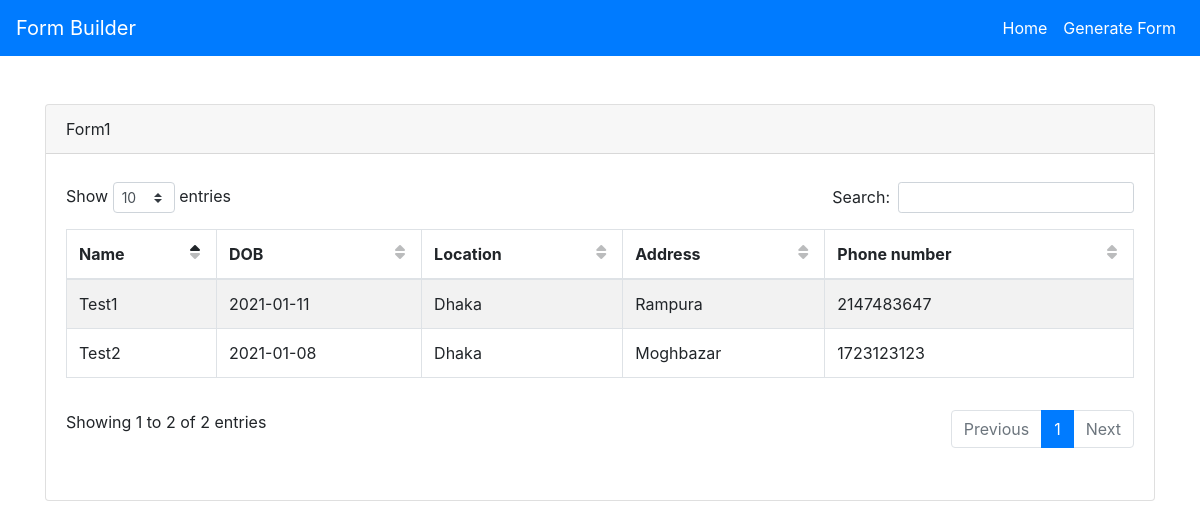
The app's page /form_view.php?msg=9 with its own data.
### tables this page shows
CREATE TABLE `all_forms` (
  `form_id` int(11) NOT NULL,
  `form_name` varchar(255) NOT NULL,
  `form_unique_id` varchar(255) NOT NULL
);

CREATE TABLE `form1` (
  `ID` int(11) UNSIGNED NOT NULL,
  `Name` text NOT NULL,
  `DOB` date NOT NULL,
  `Location` text NOT NULL,
  `Address` text NOT NULL,
  `Phone number` int(11) NOT NULL,
  `Status` decimal(10,0) NOT NULL
);

### form_view.php (the view, shortened to what this page needs)
<?php
include 'db.php';
$form_msg1 = $_GET['msg'];
$form_query5 = "SELECT * from all_forms where form_id = '$form_msg1'";
$form5 = mysqli_query($conn,$form_query5);
foreach($form5 as $forms){
	$forms_name = $forms['form_name'];
}
$form_query6 = "SELECT * from `$forms_name`";
$form6 = mysqli_query($conn,$form_query6);
$form_query7 = "DESCRIBE `$forms_name`";
$form7 = mysqli_query($conn,$form_query7);
?>
<!DOCTYPE html>
<html>
<head>
  <link rel="stylesheet" href="https://maxcdn.bootstrapcdn.com/bootstrap/4.5.2/css/bootstrap.min.css">
  <link href="css/addons/datatables.min.css" rel="stylesheet">
</head>
<body>
	<?php include 'navbar.php';?>
<div class="container mt-5">
	<div class="card">
		<div class="card-header"><?=$forms_name?></div>
		<div class="card-body">
			<table class="table table-striped table-hover table-bordered" id="dtBasicExample">
				<thead>
					<tr>
						<?php
						foreach($form7 as $forms7){
							if ($forms7['Type']!='int(11) unsigned' && $forms7['Type']!='decimal(10,0)') {
						?>
						<th><?=$forms7['Field']?></th>
						<?php } }?>
					</tr>
				</thead>
				<tbody>
					<?php foreach($form6 as $forms6){?>
					<tr>
						<?php foreach($form7 as $f7){
							$field_names = $f7['Field'];
							$field_type = $f7['Type'];
							if ($field_type!='int(11) unsigned' && $field_type!='decimal(10,0)') {
							?>
						<td><?=$forms6[$field_names]?></td>
					<?php } }?>
					</tr>
				<?php }?>
				</tbody>
			</table>
		</div>
	</div>
</div>
</body>
</html>

### records on screen
all_forms: form_name "Form1"
form1: field_names "Test1", field_names "2021-01-11", field_names "Dhaka", field_names "Rampura", field_names "2147483647"
form1: field_names "Test2", field_names "2021-01-08", field_names "Dhaka", field_names "Moghbazar", field_names "1723123123"

### other values on screen
$forms7['Field'] "Name"
$forms7['Field'] "DOB"
$forms7['Field'] "Location"
$forms7['Field'] "Address"
$forms7['Field'] "Phone number"
